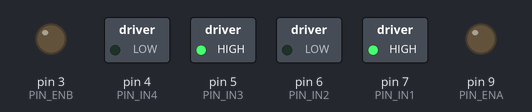
The sketch below on a simulated Arduino Uno, built with avr-gcc and run on an emulated ATmega328P. On the bench: switched loads named in the sketch (green lamp = pin HIGH), output pins drawn as LEDs (lit = HIGH).

Above: at 0.05 s.
At 4.85 s:
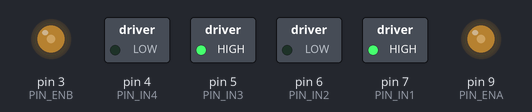
At 7.65 s:
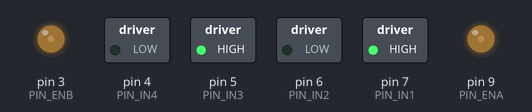
Timing chart, 0 to 11.5 s (numbered marks = the images above):
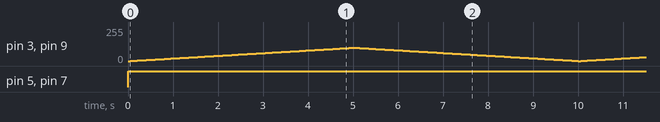

The sketch:

Motors_PWM.ino
```cpp
#define PIN_ENA 9 // Вывод управления скоростью вращения мотора №1
#define PIN_ENB 3 // Вывод управления скоростью вращения мотора №2
#define PIN_IN1 7 // Вывод управления направлением вращения мотора №1
#define PIN_IN2 6 // Вывод управления направлением вращения мотора №1
#define PIN_IN3 5 // Вывод управления направлением вращения мотора №2
#define PIN_IN4 4 // Вывод управления направлением вращения мотора №2
uint8_t power = 0; // Значение ШИМ (или скорости вращения)


void setup() {
  // Установка всех управляющих пинов в режим выхода
  pinMode(PIN_ENA, OUTPUT);
  pinMode(PIN_ENB, OUTPUT);
  pinMode(PIN_IN1, OUTPUT);
  pinMode(PIN_IN2, OUTPUT);
  pinMode(PIN_IN3, OUTPUT);
  pinMode(PIN_IN4, OUTPUT);
  // Команда остановки двум моторам
  digitalWrite(PIN_IN1, LOW);
  digitalWrite(PIN_IN2, LOW);
  digitalWrite(PIN_IN3, LOW);
  digitalWrite(PIN_IN4, LOW);
}
void loop() {

  for (int i = 0; i < 100; i++)
  {
    analogWrite(PIN_ENA, power); // Устанавливаем скорость 1-го мотора
    analogWrite(PIN_ENB, power); // Устанавливаем скорость 2-го мотора

    digitalWrite(PIN_IN1, HIGH);
    digitalWrite(PIN_IN2, LOW);
  //   // Задаём направление для 2-го мотора
    digitalWrite(PIN_IN3, HIGH);
    digitalWrite(PIN_IN4, LOW);
    delay(50);
    power += 1;

  }
  // if (power == 254)
  //   {
  //     power = 0;
  //     analogWrite(PIN_ENA, power); // Устанавливаем скорость 1-го мотора
  //     analogWrite(PIN_ENB, power); // Устанавливаем скорость 2-го мотора
  //     delay(5000);
  //   }

  for (int i = 100; i > 0; i--)
  {
    analogWrite(PIN_ENA, power); // Устанавливаем скорость 1-го мотора
    analogWrite(PIN_ENB, power); // Устанавливаем скорость 2-го мотора

    digitalWrite(PIN_IN1, HIGH);
    digitalWrite(PIN_IN2, LOW);
  //   // Задаём направление для 2-го мотора
    digitalWrite(PIN_IN3, HIGH);
    digitalWrite(PIN_IN4, LOW);
    delay(50);
    power -= 1;

  }

  if (power == 1)
  {
  power = 0;
  analogWrite(PIN_ENA, power); // Устанавливаем скорость 1-го мотора
  analogWrite(PIN_ENB, power); // Устанавливаем скорость 2-го мотора
  delay(5000);
  }


  // // Вращаем моторы в одну сторону с разной скоростью
  // while(power < 255) {
  //   analogWrite(PIN_ENA, power); // Устанавливаем скорость 1-го мотора
  //   analogWrite(PIN_ENB, power); // Устанавливаем скорость 2-го мотора
  //   // Задаём направление для 1-го мотора
  //   digitalWrite(PIN_IN1, HIGH);
  //   digitalWrite(PIN_IN2, LOW);
  //   // Задаём направление для 2-го мотора
  //   digitalWrite(PIN_IN3, HIGH);
  //   digitalWrite(PIN_IN4, LOW);
  //   delay(3000); // Пауза 3 секунды
  //   power += 30; // Увеличиваем скорость
  // }
  // power = 225;
  // // Вращаем моторы в другую сторону с разной скоростью
  // while(power > 105) {
  //   analogWrite(PIN_ENA, power); // Устанавливаем скорость 1-го мотора
  //   analogWrite(PIN_ENB, power); // Устанавливаем скорость 2-го мотора
  //   // Задаём направление для 1-го мотора
  //   digitalWrite(PIN_IN1, LOW);
  //   digitalWrite(PIN_IN2, HIGH);
  //   // Задаём направление для 2-го мотора
  //   digitalWrite(PIN_IN3, LOW);
  //   digitalWrite(PIN_IN4, HIGH);
  //   delay(3000); // Пауза 3 секунды
  //   power -= 30; // Уменьшаем скорость
  // }
  // power = 105;
  // if (power == 105)
  // {
  //   while(1)
  //   {
  //   power = 0;
  //   analogWrite(PIN_ENA, power); // Устанавливаем скорость 1-го мотора
  //   analogWrite(PIN_ENB, power); // Устанавливаем скорость 2-го мотора
  //   }
  // }
}
```

Measured:
- by itself, pin 5 (PIN_IN3), pin 7 (PIN_IN1): LOW → HIGH at 0.00 s
